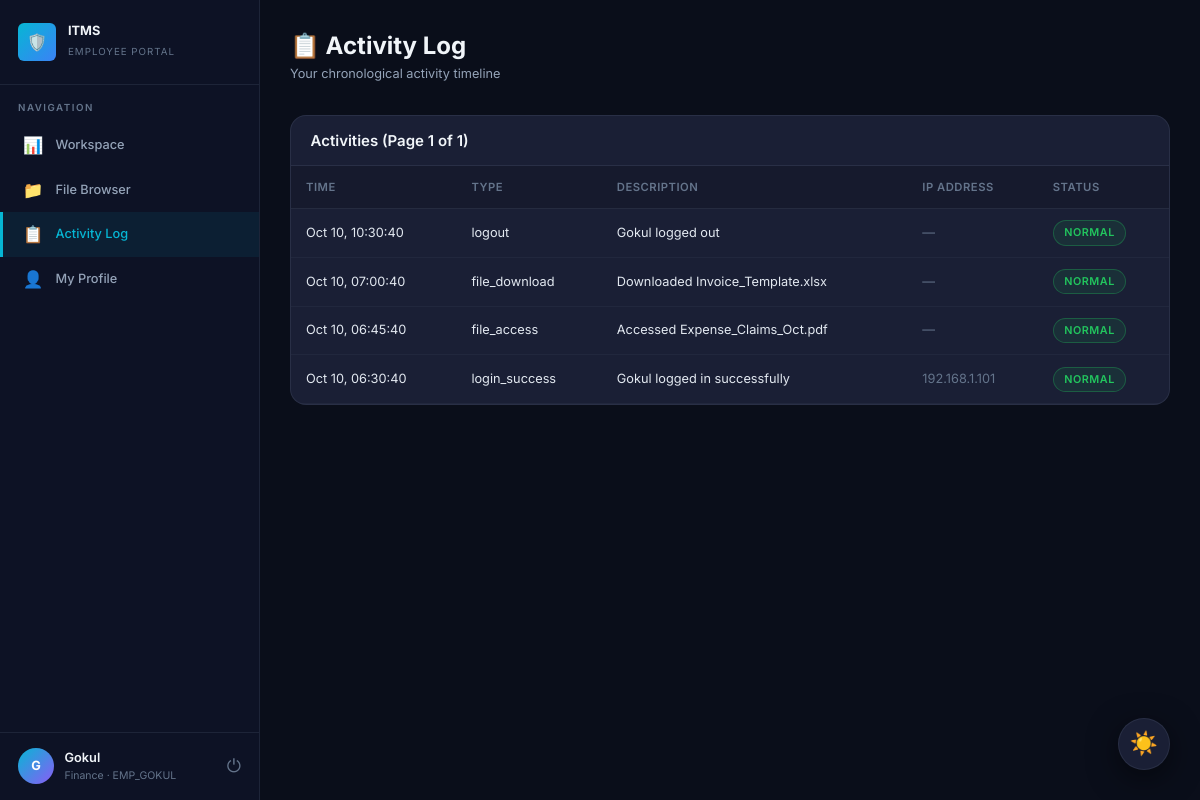
/employee/activity (signed in), run on the app's committed database.
### app/models.py (models this page shows, shortened)
class User(UserMixin, db.Model):
    __tablename__ = 'users'
    id = db.Column(db.Integer, primary_key=True)
    username = db.Column(db.String(80), unique=True, nullable=False)
    display_name = db.Column(db.String(120), nullable=False)
    password_hash = db.Column(db.String(256), nullable=False)
    employee_id = db.Column(db.String(50), unique=True, nullable=False)
    department = db.Column(db.String(80), nullable=True)
    role = db.Column(db.String(20), nullable=False, default='employee')  # 'employee' or 'admin'
    shift_start = db.Column(db.String(5), nullable=True)  # HH:MM format
    shift_end = db.Column(db.String(5), nullable=True)  # HH:MM format
    risk_score = db.Column(db.Float, default=0.0)
    created_at = db.Column(db.DateTime, default=lambda: datetime.now())
    activities = db.relationship('Activity', backref='user', lazy='dynamic')
    alerts = db.relationship('Alert', backref='user', lazy='dynamic')
    def is_admin(self):
        return self.role == 'admin'

class Activity(db.Model):
    __tablename__ = 'activities'
    id = db.Column(db.Integer, primary_key=True)
    user_id = db.Column(db.Integer, db.ForeignKey('users.id'), nullable=False)
    activity_type = db.Column(db.String(50), nullable=False)
    description = db.Column(db.Text, nullable=False)
    details = db.Column(db.Text, nullable=True)  # JSON string for extra metadata
    ip_address = db.Column(db.String(45), nullable=True)
    is_suspicious = db.Column(db.Boolean, default=False)
    risk_contribution = db.Column(db.Float, default=0.0)
    timestamp = db.Column(db.DateTime, default=lambda: datetime.now())

### app/routes/employee.py (the view)
@employee_bp.route('/activity')
@login_required
@employee_required
def activity_log():
    page = request.args.get('page', 1, type=int)
    per_page = 20
    activities = Activity.query.filter_by(user_id=current_user.id) \
        .order_by(Activity.timestamp.desc()) \
        .paginate(page=page, per_page=per_page, error_out=False)
    return render_template('employee/activity.html', activities=activities)

### app/routes/employee.py (called while the page is built)
def employee_required(f):
    @wraps(f)
    def decorated(*args, **kwargs):
        if not current_user.is_authenticated:
            return redirect(url_for('auth.login'))
        if current_user.is_admin():
            abort(403)
        return f(*args, **kwargs)
    return decorated

### app/templates/employee/activity.html (shortened to what this page needs)
{% extends "base.html" %}
{% block body %}
<div class="app-layout">
    <aside class="sidebar">
        <div class="sidebar-brand">
            <div class="brand-icon">🛡️</div>
            <div class="brand-text">
                <h3>ITMS</h3>
                <span>Employee Portal</span>
            </div>
        </div>
        <nav class="sidebar-nav">
            <div class="nav-section">
                <div class="nav-section-title">Navigation</div>
                <a href="{{ url_for('employee.workspace') }}" class="nav-link">
                    <span class="nav-icon">📊</span> Workspace
                </a>
                <a href="{{ url_for('employee.file_browser') }}" class="nav-link">
                    <span class="nav-icon">📁</span> File Browser
                </a>
                <a href="{{ url_for('employee.activity_log') }}" class="nav-link active">
                    <span class="nav-icon">📋</span> Activity Log
                </a>
                <a href="{{ url_for('employee.profile') }}" class="nav-link">
                    <span class="nav-icon">👤</span> My Profile
                </a>
            </div>
        </nav>
        <div class="sidebar-user">
            <div class="user-avatar">{{ current_user.display_name[0] }}</div>
            <div class="user-info">
                <div class="user-name">{{ current_user.display_name }}</div>
                <div class="user-role">{{ current_user.department }} · {{ current_user.employee_id }}</div>
            </div>
            <a href="{{ url_for('auth.logout') }}" title="Logout" style="color: var(--text-muted); font-size: 1.2rem;">⏻</a>
        </div>
    </aside>
    <main class="main-content">
        <div class="page-header">
            <div>
                <h1>📋 Activity Log</h1>
                <p class="subtitle">Your chronological activity timeline</p>
            </div>
        </div>
        <div class="panel">
            <div class="panel-header">
                <h3>Activities (Page {{ activities.page }} of {{ activities.pages or 1 }})</h3>
            </div>
            <div class="panel-body no-pad">
                {% if activities.items %}
                <table class="data-table">
                    <thead>
                        <tr>
                            <th>Time</th>
                            <th>Type</th>
                            <th>Description</th>
                            <th>IP Address</th>
                            <th>Status</th>
                        </tr>
                    </thead>
                    <tbody>
                        {% for act in activities.items %}
                        <tr>
                            <td style="white-space: nowrap;">{{ act.timestamp.strftime('%b %d, %H:%M:%S') }}</td>
                            <td><span class="timeline-type">{{ act.activity_type }}</span></td>
                            <td>{{ act.description }}</td>
                            <td style="color: var(--text-muted);">{{ act.ip_address or '—' }}</td>
                            <td>
                                {% if act.is_suspicious %}
                                <span class="badge-severity high">⚠ Suspicious</span>
                                {% else %}
                                <span class="badge-severity low">Normal</span>
                                {% endif %}
                            </td>
                        </tr>
                        {% endfor %}
                    </tbody>
                </table>
                {% else %}
                <div class="empty-state">
                    <div class="empty-icon">📋</div>
                    <p>No activities recorded yet</p>
                </div>
                {% endif %}
            </div>
        </div>
    </main>
</div>
{% endblock %}

### data on the page
User: display_name "G", display_name "Gokul", department "Finance", employee_id "EMP_GOKUL"
Activity: timestamp "Oct 10, 10:30:40", activity_type "logout", description "Gokul logged out", ip_address "—", is_suspicious "NORMAL"
Activity: timestamp "Oct 10, 07:00:40", activity_type "file_download", description "Downloaded Invoice_Template.xlsx", ip_address "—", is_suspicious "NORMAL"
Activity: timestamp "Oct 10, 06:45:40", activity_type "file_access", description "Accessed Expense_Claims_Oct.pdf", ip_address "—", is_suspicious "NORMAL"
Activity: timestamp "Oct 10, 06:30:40", activity_type "login_success", description "Gokul logged in successfully", ip_address "192.168.1.101", is_suspicious "NORMAL"

### other printed values
{{ activities.page }} "1"
{{ activities.pages or 1 }} "1"
